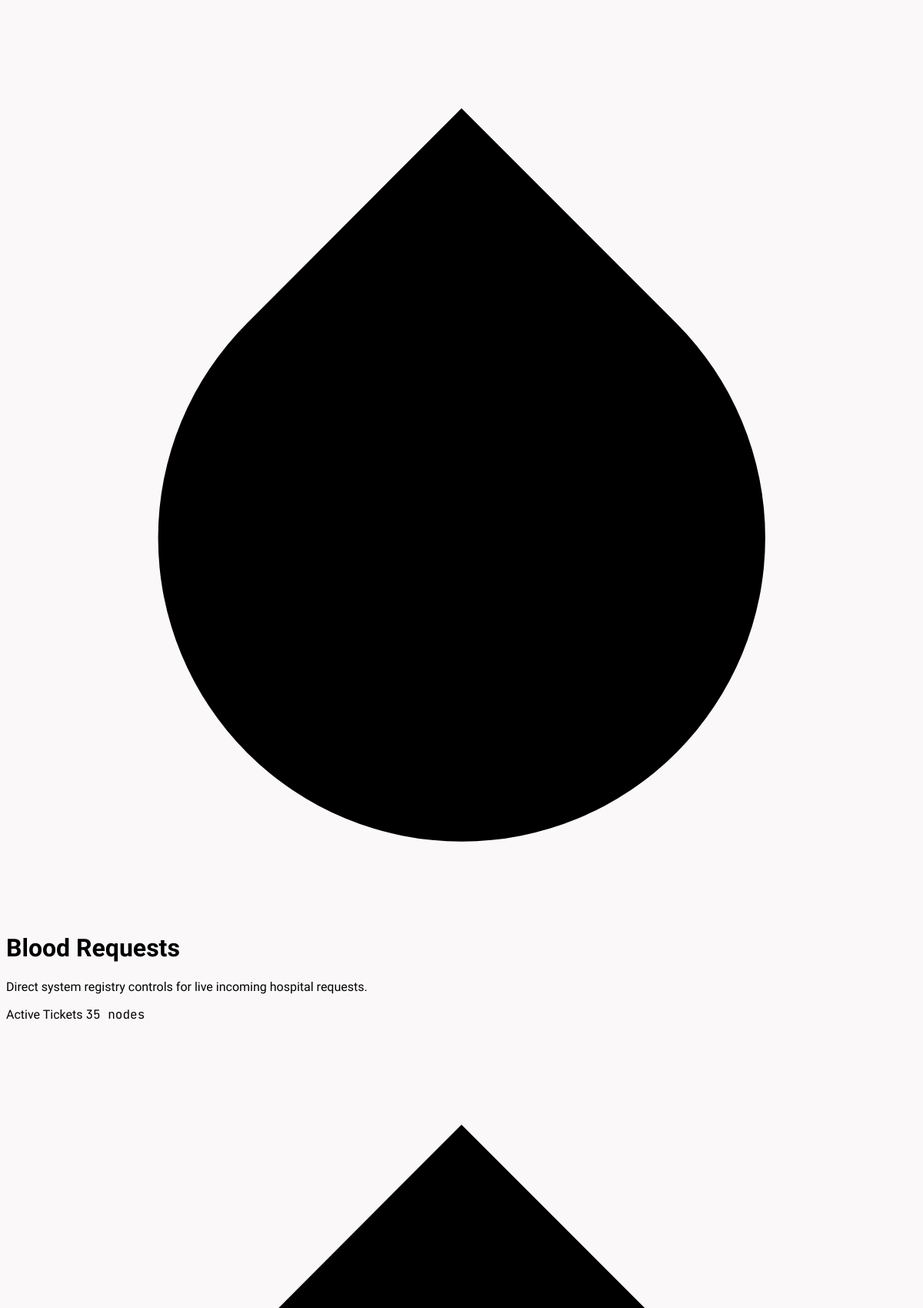
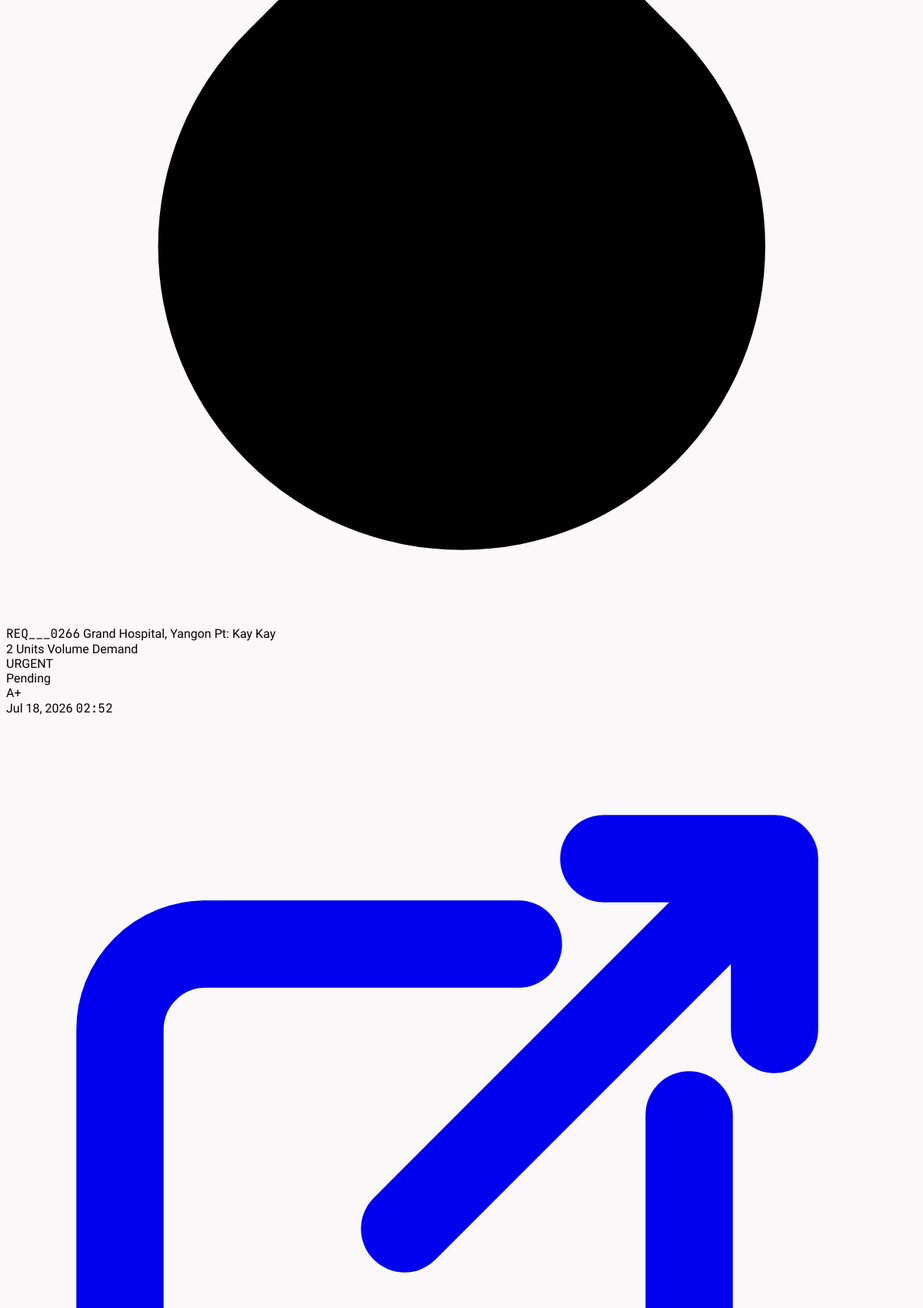
/App/Admin/Presentation/View/blood_requests.php (upper part), run on the app's committed database (2 pictures, top to bottom).
### tables this page shows
CREATE TABLE `blood_requests` (
  `request_id` int(11) NOT NULL,
  `request_code` varchar(20) NOT NULL,
  `patient_id` int(11) NOT NULL,
  `patient_name` varchar(100) NOT NULL,
  `blood_group_needed` varchar(10) NOT NULL,
  `hospital_name` varchar(150) NOT NULL,
  `state_region` varchar(100) DEFAULT NULL,
  `township` varchar(100) DEFAULT NULL,
  `hospital_address` text DEFAULT NULL,
  `urgency` varchar(50) DEFAULT NULL,
  `contact_phone` varchar(20) DEFAULT NULL,
  `status` int(11) NOT NULL,
  `created_at` timestamp NOT NULL DEFAULT current_timestamp(),
  `unit` int(11) NOT NULL DEFAULT 1,
  `donor_id` int(11) DEFAULT NULL
);

### App/Admin/Presentation/View/blood_requests.php (the view, shortened to what this page needs)
<?php
$db = Database::getConnection(); ?>
<?php
$filter = $_GET['filter'] ?? '';
$requests = [];
try {
    $where = '';
    $stmt = $db->prepare("
        SELECT
            r.request_id,
            r.hospital_name,
            r.patient_name,
            r.blood_group_needed AS blood_type,
            r.unit AS units_requested,
            COALESCE(UPPER(r.urgency), 'ROUTINE') AS severity_level,
            COALESCE(md.label, 'Pending') AS fulfillment_status,
            r.status AS status_id,
            COALESCE(r.created_at, CURRENT_TIMESTAMP) AS required_date,
            r.donor_id,
            donor.username AS donor_name
        FROM blood_requests r
        LEFT JOIN master_data md ON md.id = r.status
        LEFT JOIN users donor ON donor.user_id = r.donor_id
        {$where}
        ORDER BY r.created_at DESC
    ");
    $stmt->execute();
    $requests = $stmt->fetchAll();
} catch (Throwable $e) {
    $requests = [];
}
$pageTitle = match ($filter) {
    'pending' => 'Pending Blood Requests',
    'assigned' => 'Assigned Blood Requests',
    'accepted' => 'Accepted Blood Requests',
    'completed' => 'Completed Blood Requests',
    default => 'Blood Requests',
};
function getSeverityClass($level)
{
    return match (strtoupper((string) $level)) {
        'CRITICAL' => 'bg-rose-50 text-rose-600 border-rose-200/50',
        'URGENT' => 'bg-orange-50 text-orange-600 border-orange-200/50',
        default => 'bg-slate-50 text-slate-500 border-slate-200/50',
    };
}
function getFulfillmentClass($status)
{
    return match (strtolower((string) $status)) {
        'pending' => 'bg-amber-50 text-amber-600 border-amber-200/50',
        'accepted' => 'bg-emerald-50 text-emerald-600 border-emerald-200/50',
        'completed' => 'bg-blue-50 text-blue-600 border-blue-200/50',
        'cancelled', 'canceled' => 'bg-red-50 text-red-600 border-red-200/50',
        default => 'bg-slate-50 text-slate-600 border-slate-200/50',
    };
}
function getBloodTypeClass($type)
{
    $type = strtolower((string) $type);
    if (strpos($type, 'negative') !== false || strpos($type, '-') !== false) {
        return 'text-rose-600 bg-rose-50 border-rose-200/40';
    }
    return 'text-emerald-600 bg-emerald-50 border-emerald-200/40';
}
?>
<div class="max-w-7xl mx-auto p-4 sm:p-6 lg:p-8 min-h-screen transition-all opacity-0 translate-y-6 ease-out duration-700" id="bloodRequestsContainer">
    <div class="relative bg-white border border-slate-200/60 rounded-2xl p-6 mb-8 shadow-xs flex flex-col md:flex-row md:items-center md:justify-between gap-6">
        <div class="flex items-center gap-4">
            <div class="w-12 h-12 bg-[#ce2424] text-white rounded-2xl flex items-center justify-center shadow-lg shadow-red-600/10 transform hover:scale-105 transition-transform duration-300">
                <svg xmlns="http://www.w3.org/2000/svg" viewBox="0 0 24 24" fill="currentColor" class="w-6 h-6 text-white">
                    <path d="M12 2.69l5.66 5.66a8 8 0 1 1-11.31 0z" />
                </svg>
            </div>
            <div>
                <h1 class="text-2xl sm:text-3xl font-extrabold text-slate-900 tracking-tight leading-none"><?= htmlspecialchars($pageTitle) ?></h1>
                <p class="text-xs sm:text-sm text-slate-400 font-medium mt-1.5">Direct system registry controls for live incoming hospital requests.</p>
            </div>
        </div>
        <div class="flex items-center gap-4 bg-slate-900 text-white px-5 py-3 rounded-2xl shadow-lg border border-slate-800 self-start md:self-auto">
            <div class="flex flex-col">
                <span class="text-[9px] text-slate-400 font-bold uppercase tracking-widest">Active Tickets</span>
                <span class="text-lg font-extrabold tracking-tight mt-0.5 mono">
                    <?= sprintf('%02d', count($requests)) ?> <span class="text-xs text-slate-500 font-normal">nodes</span>
                </span>
            </div>
        </div>
    </div>
    <div class="space-y-3">
        <?php if (empty($requests)): ?>
            <div class="bg-white border border-slate-200/70 rounded-2xl p-12 text-center text-slate-400 font-medium animate-spring-in">
                No active blood requests found in the live ledger pool.
            </div>
        <?php else: ?>
            <div class="hidden lg:block max-h-[500px] overflow-y-auto pr-1 custom-scroll space-y-3">
                <?php foreach ($requests as $index => $req): ?>
                    <div class="glow-row bg-white border border-slate-200/70 rounded-2xl p-4 grid grid-cols-12 items-center gap-4 transition-all duration-300 transform animate-spring-in shadow-2xs"
                        style="animation-delay: <?= $index * 0.03 ?>s;">
                        <div class="col-span-3 flex items-center gap-4 min-w-0">
                            <div class="relative shrink-0">
                                <div class="w-11 h-11 rounded-xl bg-red-50 border border-red-100 text-red-500 flex items-center justify-center">
                                    <svg xmlns="http://www.w3.org/2000/svg" viewBox="0 0 24 24" fill="currentColor" class="w-5 h-5">
                                        <path d="M12 2.69l5.66 5.66a8 8 0 1 1-11.31 0z" />
                                    </svg>
                                </div>
                            </div>
                            <div class="truncate">
                                <span class="text-[10px] font-bold uppercase text-slate-400 tracking-wider mono block">REQ___<?= str_pad($req['request_id'], 4, '0', STR_PAD_LEFT) ?></span>
                                <span class="font-bold text-slate-800 text-sm tracking-tight truncate block mt-0.5"><?= htmlspecialchars($req['hospital_name']) ?></span>
                                <span class="text-xs text-slate-400 font-medium block truncate">Pt: <?= htmlspecialchars($req['patient_name']) ?></span>
                            </div>
                        </div>
                        <div class="col-span-2 min-w-0 pl-2">
                            <span class="text-slate-800 font-extrabold tracking-tight text-sm block truncate"><?= htmlspecialchars($req['units_requested']) ?> Units</span>
                            <span class="text-[10px] text-slate-400 font-bold tracking-wider uppercase block mt-0.5">Volume Demand</span>
                        </div>
                        <div class="col-span-2 flex justify-start pl-2">
                            <span class="inline-block px-3 py-1 text-[9px] font-extrabold rounded-lg uppercase tracking-widest border shadow-3xs <?= getSeverityClass($req['severity_level']) ?>">
                                <?= htmlspecialchars($req['severity_level']) ?>
                            </span>
                        </div>
                        <div class="col-span-2 flex flex-col items-start gap-1 pl-2">
                            <span class="inline-block px-3 py-1 text-[9px] font-extrabold rounded-lg uppercase tracking-widest border shadow-3xs <?= getFulfillmentClass($req['fulfillment_status']) ?>">
                                <?= htmlspecialchars($req['fulfillment_status']) ?>
                            </span>
                        </div>
                        <div class="col-span-1 flex justify-center">
                            <span class="inline-flex items-center justify-center px-2.5 py-1 rounded-lg border font-black text-xs shadow-3xs font-mono <?= getBloodTypeClass($req['blood_type']) ?>">
                                <?= htmlspecialchars($req['blood_type']) ?>
                            </span>
                        </div>
                        <div class="col-span-1 text-right text-slate-500 pr-2">
                            <span class="text-xs font-semibold block truncate"><?= date('M d, Y', strtotime($req['required_date'])) ?></span>
                            <span class="text-[10px] text-slate-400 block mt-0.5 mono"><?= date('H:i', strtotime($req['required_date'])) ?></span>
                        </div>
                        <div class="col-span-1 flex items-center justify-end pr-2">
                            <a href="/BloodConnect/public/admin/blood-request/view?id=<?= (int)$req['request_id'] ?>"
                                title="Inspect Ticket Node"
                                class="p-2 text-slate-400 hover:text-slate-700 hover:bg-slate-50 border border-transparent hover:border-slate-200 rounded-xl transition-all active:scale-90">
                            </a>
                        </div>
                    </div>
                <?php endforeach; ?>
            </div>
        <?php endif; ?>
    </div>
</div>

### App/Admin/Presentation/View/blood_requests.php (style rules this page uses)
.mono { font-family: 'JetBrains Mono', monospace; }
.animate-spring-in { opacity: 0; animation: springReveal 0.5s cubic-bezier(0.16, 1, 0.3, 1) forwards; }

### data on the page
blood_requests: request_id "0266", hospital_name "Grand Hospital, Yangon", patient_name "Kay Kay", unit "2", severity_level "URGENT", fulfillment_status "Pending", blood_group_needed "A+", required_date "Jul 18, 2026", required_date "02:52"

### other printed values
$pageTitle "Blood Requests"
count($requests) "35"
